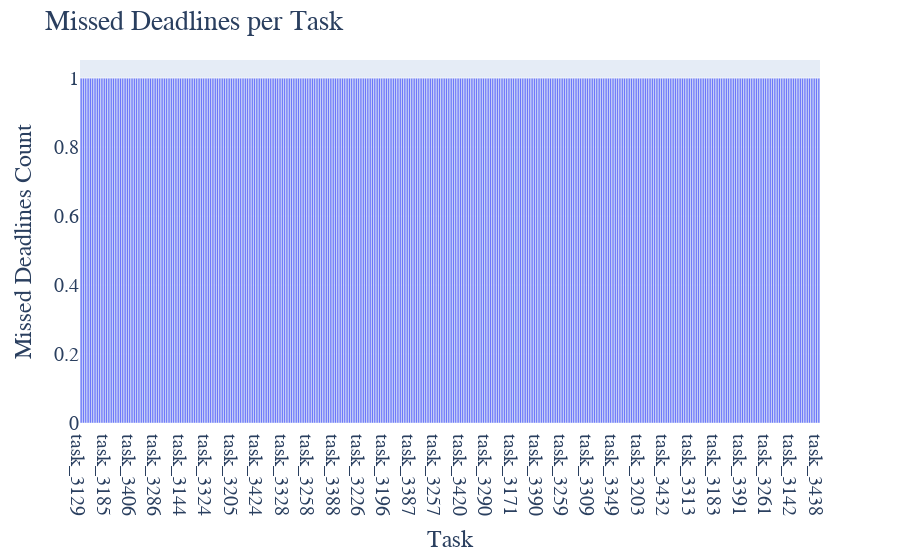

Source (notebook cell):
### Code cell
fig = px.bar(x=task_missed_deadline_count.index.values, y=task_missed_deadline_count.values)
fig.update_layout(
    title_text="Missed Deadlines per Task",
    xaxis_title="Task",
    yaxis_title="Missed Deadlines Count",
    font=dict(
        family="Courier New, monospace",
        size=20,
    )
)

### Figure 1 — Plotly figure (JSON) as saved in the notebook; plotly's stock layout.template omitted (floating-point values rounded to 4 significant figures; data arrays with more than 128 entries replaced by an {"elided": "..."} marker saying what was removed)
{"data": [{"alignmentgroup": "True", "hovertemplate": "x=%{x}<br>y=%{y}<extra></extra>", "legendgroup": "", "marker": {"color": "#636efa", "pattern": {"shape": ""}}, "name": "", "offsetgroup": "", "orientation": "v", "showlegend": false, "textposition": "auto", "type": "bar", "x": {"elided": "320 str values"}, "xaxis": "x", "y": {"elided": "320 int values"}, "yaxis": "y"}], "layout": {"barmode": "relative", "font": {"family": "Courier New, monospace", "size": 20}, "legend": {"tracegroupgap": 0}, "margin": {"t": 60}, "title": {"text": "Missed Deadlines per Task"}, "xaxis": {"anchor": "y", "domain": [0, 1], "title": {"text": "Task"}}, "yaxis": {"anchor": "x", "domain": [0, 1], "title": {"text": "Missed Deadlines Count"}}}}
